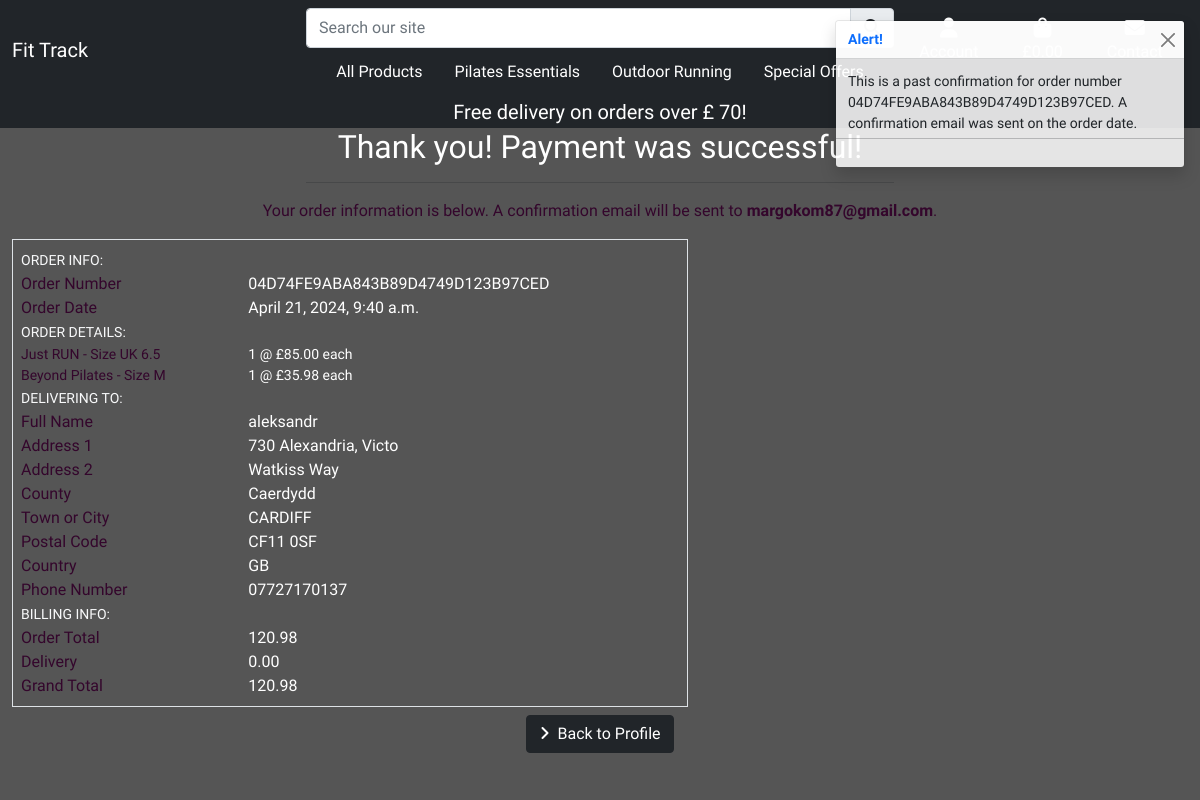
/profile/order_history/04D74FE9ABA843B89D4749D123B97CED, run on the app's committed database.
### checkout/models.py (models this page shows, shortened)
class Order(models.Model):
    order_number = models.CharField(max_length=32, null=False, editable=False)
    user_profile = models.ForeignKey(UserProfile, on_delete=models.SET_NULL,
                                     null=True,
                                     blank=True, related_name='orders')
    full_name = models.CharField(max_length=50, null=False, blank=False)
    email = models.EmailField(max_length=254, null=False, blank=False)
    phone_number = models.CharField(max_length=20, null=False, blank=False)
    country = models.CharField(max_length=40, null=False, blank=False)
    postcode = models.CharField(max_length=20, null=True, blank=True)
    town_or_city = models.CharField(max_length=40, null=False, blank=False)
    street_address1 = models.CharField(max_length=80, null=False, blank=False)
    street_address2 = models.CharField(max_length=80, null=True, blank=True)
    county = models.CharField(max_length=80, null=True, blank=True)
    date = models.DateTimeField(auto_now_add=True)
    delivery_cost = models.DecimalField(max_digits=6, decimal_places=2,
                                        null=False, default=0)
    order_total = models.DecimalField(max_digits=10, decimal_places=2,
                                      null=False, default=0)
    grand_total = models.DecimalField(max_digits=10, decimal_places=2,
                                      null=False, default=0)
    original_bag = models.TextField(null=False, blank=False, default='')
    stripe_pid = models.CharField(max_length=254, null=False,
                                  blank=False, default='')

class OrderLineItem(models.Model):
    order = models.ForeignKey(Order, null=False, blank=False,
                              on_delete=models.CASCADE,
                              related_name='lineitems')
    product = models.ForeignKey(Product, null=False, blank=False,
                                on_delete=models.CASCADE)
    product_size = models.CharField(max_length=2, null=True, blank=True)
    quantity = models.IntegerField(null=False, blank=False, default=0)
    lineitem_total = models.DecimalField(max_digits=6, decimal_places=2,
                                         null=False, blank=False,
                                         editable=False)

### products/models.py (models this page shows, shortened)
class Product(models.Model):
    category = models.ForeignKey('Category', null=True, blank=True, on_delete=models.SET_NULL)
    sku = models.CharField(max_length=254, null=True, blank=True)
    name = models.CharField(max_length=254)
    different_size = models.BooleanField(default=False)
    description = models.TextField()
    new = models.BooleanField(default=False)
    on_sale = models.BooleanField(default=False)
    all_specials = models.BooleanField(default=False)
    details = models.CharField(max_length=360)
    materials = models.CharField(max_length=254, null=True,default=None)
    fabric_care = models.CharField(max_length=360)
    price = models.DecimalField(max_digits=6, decimal_places=2)
    rating = models.DecimalField(max_digits=6, decimal_places=2, null=True, blank=True)
    image = models.ImageField(null=True, blank=True)
    size = models.CharField(max_length=254, null=True, blank=True)
    weight =  models.CharField(max_length=254, null=True, blank=True)
    special_price = models.DecimalField(
        max_digits=6, decimal_places=2, null=False, blank=False, default=0)

### profiles/views.py (the view)
# urls.py: path('order_history/<order_number>', views.order_history, name='order_history'),
def order_history(request, order_number):
    order = get_object_or_404(Order, order_number=order_number)
    messages.info(request, (
        f'This is a past confirmation for order number {order_number}. '
        'A confirmation email was sent on the order date.'
    ))
    template = 'checkout/checkout_success.html'
    context = {
        'order': order,
        'from_profile': True,
    }
    return render(request, template, context)

### bag/contexts.py (called while the page is built, shortened)
def bag_contents(request):
    bag_items = []
    total = 0
    product_count = 0
    bag = request.session.get('bag', {})
    if product_count > 0 and total < settings.FREE_DELIVERY_THRESHOLD:
        delivery = Decimal(settings.STANDARD_DELIVERY_COST)
        free_delivery_delta = settings.FREE_DELIVERY_THRESHOLD - total
    else:
        delivery = 0
        free_delivery_delta = 0
    grand_total = delivery + total
    context = {
        'bag_items': bag_items,
        'total': total,
        'product_count': product_count,
        'delivery': delivery,
        'free_delivery_delta': free_delivery_delta,
        'free_delivery_threshold': settings.FREE_DELIVERY_THRESHOLD,
        'grand_total': grand_total,
    }
    return context

### checkout/templates/checkout/checkout_success.html
{% extends "base.html"%}
{% load static %}
{% block extra_css %}
<link rel="stylesheet" href="{% static 'checkout/css/checkout.css' %}">
{% endblock %}
{% block content %}
<div class="cover"></div>
<div class="container-fluid vh-100 clear-nav">
    {% include 'includes/banner.html'%}
    <div class="row">
        <div class="col text-center ">
            <h2 class="text-white">Thank you! Payment was successful!</h2>
            <hr class="w-50 mx-auto mb-3">
            <p class="text-purple"> Your order information is below. A confirmation email will be sent to <strong>{{ order.email }}</strong>.</p>
        </div>
    </div>
    <div class="row">
        <div class="col-12 col-lg-7">
            <div class="order-confirmation-wrapper p-2 border">
                <div class="row">
                    <div class="col">
                        <small class="text-light text-uppercase font-weight-bold">Order Info:</small>
                    </div>
                </div>
                <div class="row">
                    <div class="col-12 col-md-4">
                        <p class="mb-0 text-purple font-weight-bold">Order Number</p>
                    </div>
                    <div class="col-12 col-md-8 text-md-right">
                        <p class="mb-0">{{ order.order_number }}</p>
                    </div>
                </div>
                <div class="row">
                    <div class="col-12 col-md-4">
                        <p class="mb-0 text-purple font-weight-bold">Order Date</p>
                    </div>
                    <div class="col-12 col-md-8 text-md-right">
                        <p class="mb-0">{{ order.date }}</p>
                    </div>
                </div>
                <div class="row">
                    <div class="col">
                        <small class="text-light text-uppercase font-weight-bold">Order Details:</small>
                    </div>
                </div>
                {% for item in order.lineitems.all %}
                <div class="row">
                    <div class="col-12 col-md-4">
                        <p class="small mb-0 text-purple font-weight-bold">
                            {{ item.product.name }}{% if item.product_size %} - Size {{ item.product.size|upper }}{% endif %}
                        </p>
                    </div>
                    <div class="col-12 col-md-8 text-md-right">
                        {% if item.product.special_price %}
                        <p class="small mb-0">{{ item.quantity }} @ £{{ item.product.special_price }} each</p>
                        {% else %}
                        <p class="small mb-0">{{ item.quantity }} @ £{{ item.product.price }} each</p>
                        {% endif %}
                    </div>
                </div>
                {% endfor %}
                <div class="row">
                    <div class="col">
                        <small class="text-light text-uppercase font-weight-bold">Delivering To:</small>
                    </div>
                </div>
                <div class="row">
                    <div class="col-12 col-md-4">
                        <p class="mb-0 text-purple font-weight-bold">Full Name</p>
                    </div>
                    <div class="col-12 col-md-8 text-md-right">
                        <p class="mb-0">{{ order.full_name }}</p>
                    </div>
                </div>
                <div class="row">
                    <div class="col-12 col-md-4">
                        <p class="mb-0 text-purple font-weight-bold">Address 1</p>
                    </div>
                    <div class="col-12 col-md-8 text-md-right">
                        <p class="mb-0">{{ order.street_address1 }}</p>
                    </div>
                </div>
                {% if order.street_address2 %}
                <div class="row">
                    <div class="col-12 col-md-4">
                        <p class="mb-0 text-purple font-weight-bold">Address 2</p>
                    </div>
                    <div class="col-12 col-md-8 text-md-right">
                        <p class="mb-0">{{ order.street_address2 }}</p>
                    </div>
                </div>
                {% endif %}
                {% if order.county %}
                <div class="row">
                    <div class="col-12 col-md-4">
                        <p class="mb-0 text-purple font-weight-bold">County</p>
                    </div>
                    <div class="col-12 col-md-8 text-md-right">
                        <p class="mb-0">{{ order.county }}</p>
                    </div>
                </div>
                {% endif %}
                <div class="row">
                    <div class="col-12 col-md-4">
                        <p class="mb-0 text-purple font-weight-bold">Town or City</p>
                    </div>
                    <div class="col-12 col-md-8 text-md-right">
                        <p class="mb-0">{{ order.town_or_city }}</p>
                    </div>
                </div>
                {% if order.postcode %}
                <div class="row">
                    <div class="col-12 col-md-4">
                        <p class="mb-0 text-purple font-weight-bold">Postal Code</p>
                    </div>
                    <div class="col-12 col-md-8 text-md-right">
                        <p class="mb-0">{{ order.postcode }}</p>
                    </div>
                </div>
                {% endif %}
                <div class="row">
                    <div class="col-12 col-md-4">
                        <p class="mb-0 text-purple font-weight-bold">Country</p>
                    </div>
                    <div class="col-12 col-md-8 text-md-right">
                        <p class="mb-0">{{ order.country }}</p>
                    </div>
                </div>
                <div class="row">
                    <div class="col-12 col-md-4">
                        <p class="mb-0 text-purple font-weight-bold">Phone Number</p>
                    </div>
                    <div class="col-12 col-md-8 text-md-right">
                        <p class="mb-0">{{ order.phone_number }}</p>
                    </div>
                </div>
                <div class="row">
                    <div class="col">
                        <small class="text-light text-uppercase font-weight-bold">Billing Info:</small>
                    </div>
                </div>
                <div class="row">
                    <div class="col-12 col-md-4">
                        <p class="mb-0 text-purple font-weight-bold">Order Total</p>
                    </div>
                    <div class="col-12 col-md-8 text-md-right">
                        <p class="mb-0">{{ order.order_total }}</p>
                    </div>
                </div>
                <div class="row">
                    <div class="col-12 col-md-4">
                        <p class="mb-0 text-purple font-weight-bold">Delivery</p>
                    </div>
                    <div class="col-12 col-md-8 text-md-right">
                        <p class="mb-0">{{ order.delivery_cost }}</p>
                    </div>
                </div>
                <div class="row">
                    <div class="col-12 col-md-4">
                        <p class="mb-0 text-purple font-weight-bold">Grand Total</p>
                    </div>
                    <div class="col-12 col-md-8 text-md-right">
                        <p class="mb-0">{{ order.grand_total }}</p>
                    </div>
                </div>
            </div>
        </div>
    </div>
        <div class="row">
        <div class="col-12 text-center">
            {% if from_profile %}
                <a href="{% url 'profile' %}"  class="btn btn-dark text-center mt-2 shopping-button">
                    <i class="fas fa-angle-right pe-2"></i>Back to Profile
                </a>
            {% else %}
                <a href="{% url 'products' %}?all_specials"  class="btn btn-dark text-center mt-2 shopping-button">
                    <i class="fas fa-gifts pe-2"></i>Check out our latest speacial deals!
                </a>
            {% endif %}
        </div>
    </div>
</div>
{% endblock %}

### static/css/base.css (style rules this page uses)
html { height:100%; }
body { font-family:'Bacasime Antique', serif ; background: url('/media/woman.jpg') no-repeat center center fixed; background-size: cover; height: 100%; display: flex; flex-direction: column; }
.cover { height: 100%; width: 100%; position: fixed; z-index: -1; top: 0; left: 0; background-color: #555; }
.mt-3,.nav-link, p { color:#fff !important; }
.text-purple { color: rgb(52, 6, 44) !important;; }
.btn { margin-top: 10px; }

### data on the page
Order: email "margokom87@gmail.com", order_number "04D74FE9ABA843B89D4749D123B97CED", date "April 21, 2024, 9:40 a.m.", full_name "aleksandr", street_address1 "730 Alexandria, Victo", street_address2 "Watkiss Way", county "Caerdydd", town_or_city "CARDIFF", postcode "CF11 0SF", country "GB", phone_number "07727170137", order_total "120.98", delivery_cost "0.00", grand_total "120.98"
OrderLineItem: product.name "Just RUN", product.size "UK 6.5", quantity "1", product.special_price "85.00"
OrderLineItem: product.name "Beyond Pilates", product.size "M", quantity "1", product.price "35.98"

### other printed values
{{ message }} "This is a past confirmation for order number 04D74FE9ABA843B89D4749D123B97CED. A confirmation email was sent on the order date."
{{ free_delivery_threshold }} "70"
